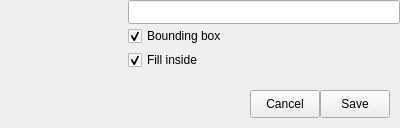
<?xml version="1.0" encoding="UTF-8"?>
<ui version="4.0">
 <class>nContourController</class>
 <widget class="QStackedWidget" name="nContourController">
  <property name="geometry">
   <rect>
    <x>0</x>
    <y>0</y>
    <width>400</width>
    <height>128</height>
   </rect>
  </property>
  <property name="windowTitle">
   <string>Contour controller</string>
  </property>
  <property name="windowIcon">
   <iconset resource="../../../Images/Branon.qrc">
    <normaloff>:/images/vectorizer.png</normaloff>:/images/vectorizer.png</iconset>
  </property>
  <widget class="QWidget" name="Saver">
   <widget class="QLabel" name="Icon">
    <property name="geometry">
     <rect>
      <x>0</x>
      <y>0</y>
      <width>128</width>
      <height>128</height>
     </rect>
    </property>
    <property name="text">
     <string/>
    </property>
   </widget>
   <widget class="QLineEdit" name="Name">
    <property name="geometry">
     <rect>
      <x>128</x>
      <y>0</y>
      <width>272</width>
      <height>24</height>
     </rect>
    </property>
   </widget>
   <widget class="QCheckBox" name="Bounding">
    <property name="geometry">
     <rect>
      <x>128</x>
      <y>24</y>
      <width>272</width>
      <height>24</height>
     </rect>
    </property>
    <property name="text">
     <string>Bounding box</string>
    </property>
    <property name="checked">
     <bool>true</bool>
    </property>
   </widget>
   <widget class="QCheckBox" name="Fill">
    <property name="geometry">
     <rect>
      <x>128</x>
      <y>48</y>
      <width>272</width>
      <height>24</height>
     </rect>
    </property>
    <property name="text">
     <string>Fill inside</string>
    </property>
    <property name="checked">
     <bool>true</bool>
    </property>
   </widget>
   <widget class="QToolButton" name="LineColor">
    <property name="geometry">
     <rect>
      <x>128</x>
      <y>72</y>
      <width>56</width>
      <height>56</height>
     </rect>
    </property>
    <property name="toolTip">
     <string>Line color</string>
    </property>
    <property name="statusTip">
     <string>Line color</string>
    </property>
    <property name="whatsThis">
     <string>Line color</string>
    </property>
    <property name="text">
     <string/>
    </property>
    <property name="iconSize">
     <size>
      <width>56</width>
      <height>56</height>
     </size>
    </property>
    <property name="autoRaise">
     <bool>true</bool>
    </property>
   </widget>
   <widget class="QToolButton" name="FillColor">
    <property name="geometry">
     <rect>
      <x>184</x>
      <y>72</y>
      <width>56</width>
      <height>56</height>
     </rect>
    </property>
    <property name="toolTip">
     <string>Inside color</string>
    </property>
    <property name="statusTip">
     <string>Inside color</string>
    </property>
    <property name="whatsThis">
     <string>Inside color</string>
    </property>
    <property name="text">
     <string/>
    </property>
    <property name="iconSize">
     <size>
      <width>56</width>
      <height>56</height>
     </size>
    </property>
    <property name="autoRaise">
     <bool>true</bool>
    </property>
   </widget>
   <widget class="QPushButton" name="Save">
    <property name="geometry">
     <rect>
      <x>320</x>
      <y>90</y>
      <width>70</width>
      <height>28</height>
     </rect>
    </property>
    <property name="text">
     <string>Save</string>
    </property>
    <property name="iconSize">
     <size>
      <width>28</width>
      <height>28</height>
     </size>
    </property>
   </widget>
   <widget class="QPushButton" name="Cancel">
    <property name="geometry">
     <rect>
      <x>250</x>
      <y>90</y>
      <width>70</width>
      <height>28</height>
     </rect>
    </property>
    <property name="text">
     <string>Cancel</string>
    </property>
    <property name="iconSize">
     <size>
      <width>28</width>
      <height>28</height>
     </size>
    </property>
   </widget>
  </widget>
 </widget>
 <resources>
  <include location="../../../Images/Branon.qrc"/>
 </resources>
 <connections>
  <connection>
   <sender>Name</sender>
   <signal>textChanged(QString)</signal>
   <receiver>nContourController</receiver>
   <slot>NameChanged(QString)</slot>
   <hints>
    <hint type="sourcelabel">
     <x>263</x>
     <y>11</y>
    </hint>
    <hint type="destinationlabel">
     <x>199</x>
     <y>63</y>
    </hint>
   </hints>
  </connection>
  <connection>
   <sender>Bounding</sender>
   <signal>stateChanged(int)</signal>
   <receiver>nContourController</receiver>
   <slot>Bounding(int)</slot>
   <hints>
    <hint type="sourcelabel">
     <x>263</x>
     <y>35</y>
    </hint>
    <hint type="destinationlabel">
     <x>199</x>
     <y>63</y>
    </hint>
   </hints>
  </connection>
  <connection>
   <sender>Fill</sender>
   <signal>stateChanged(int)</signal>
   <receiver>nContourController</receiver>
   <slot>Fill(int)</slot>
   <hints>
    <hint type="sourcelabel">
     <x>263</x>
     <y>59</y>
    </hint>
    <hint type="destinationlabel">
     <x>199</x>
     <y>63</y>
    </hint>
   </hints>
  </connection>
  <connection>
   <sender>LineColor</sender>
   <signal>clicked()</signal>
   <receiver>nContourController</receiver>
   <slot>LineColor()</slot>
   <hints>
    <hint type="sourcelabel">
     <x>155</x>
     <y>99</y>
    </hint>
    <hint type="destinationlabel">
     <x>199</x>
     <y>63</y>
    </hint>
   </hints>
  </connection>
  <connection>
   <sender>FillColor</sender>
   <signal>clicked()</signal>
   <receiver>nContourController</receiver>
   <slot>FillColor()</slot>
   <hints>
    <hint type="sourcelabel">
     <x>211</x>
     <y>99</y>
    </hint>
    <hint type="destinationlabel">
     <x>199</x>
     <y>63</y>
    </hint>
   </hints>
  </connection>
  <connection>
   <sender>Save</sender>
   <signal>clicked()</signal>
   <receiver>nContourController</receiver>
   <slot>Save()</slot>
   <hints>
    <hint type="sourcelabel">
     <x>354</x>
     <y>103</y>
    </hint>
    <hint type="destinationlabel">
     <x>199</x>
     <y>63</y>
    </hint>
   </hints>
  </connection>
  <connection>
   <sender>Cancel</sender>
   <signal>clicked()</signal>
   <receiver>nContourController</receiver>
   <slot>Cancel()</slot>
   <hints>
    <hint type="sourcelabel">
     <x>284</x>
     <y>103</y>
    </hint>
    <hint type="destinationlabel">
     <x>199</x>
     <y>63</y>
    </hint>
   </hints>
  </connection>
 </connections>
</ui>
